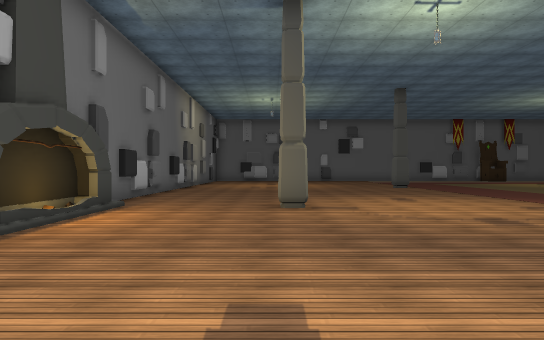
[1] (above)

24 first-person views from a walk through a Unity game level. The camera is 1.4 m above the floor, looks level and sees 70° across. The floor is counted in squares, 2 m on a side. Each view is taken from the middle of a square. On the plan, view 1 faces up. The plan holds only what a view shows up to about 11 squares ahead; the rest is blank. The player is left out. Some animated figures are left out. Some surface patterns are stand-ins.

[2]
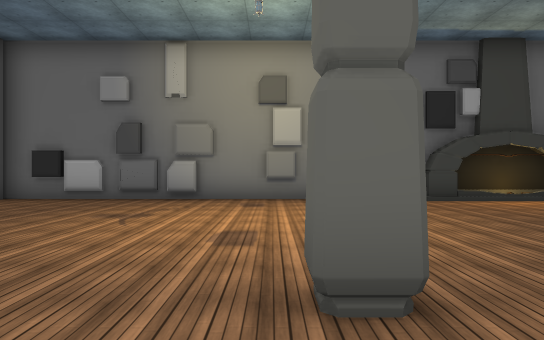

[3]
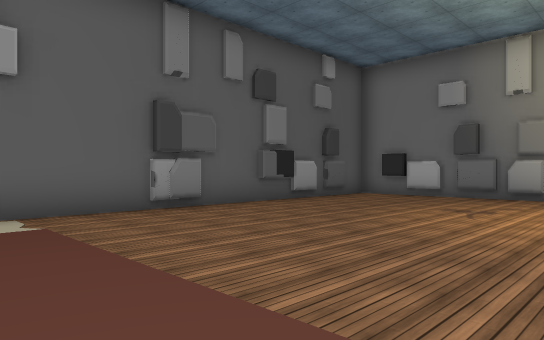

[4]
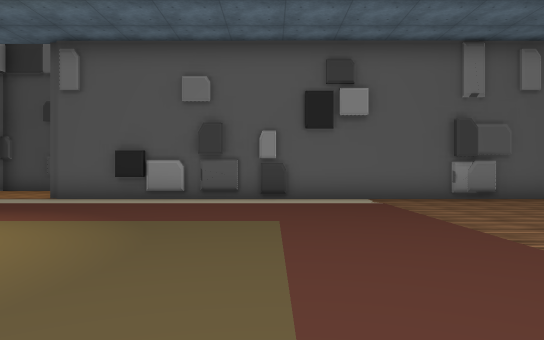

[5]
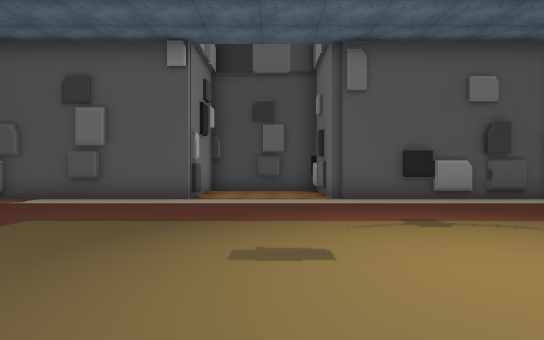

[6]
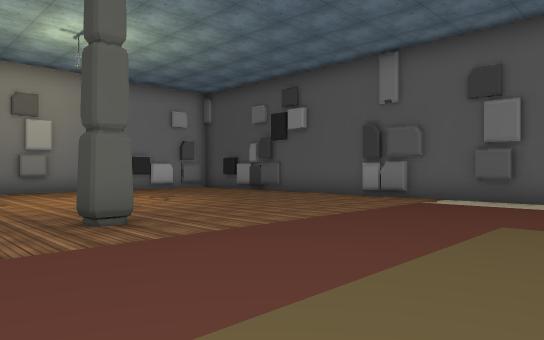

[7]
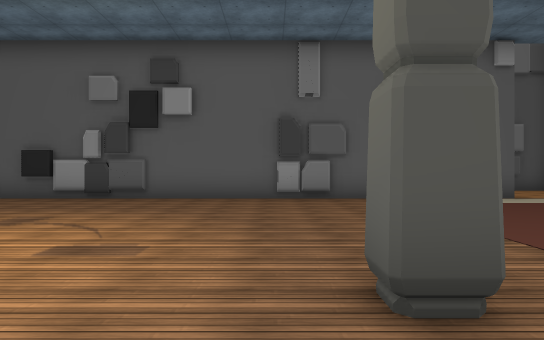

[8]
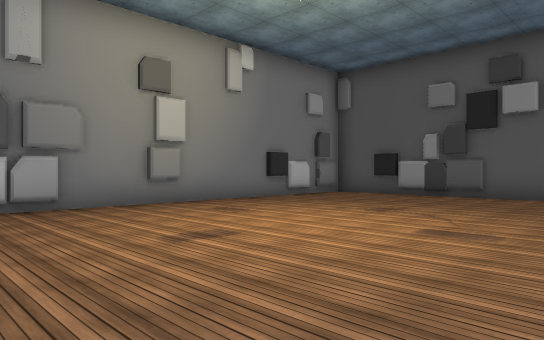

[9]
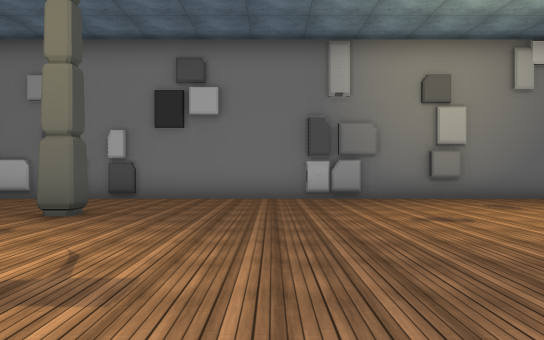

[10]
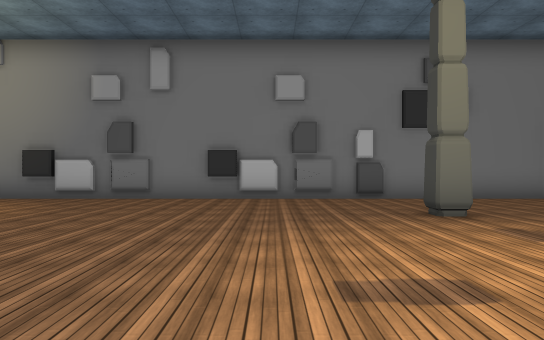

[11]
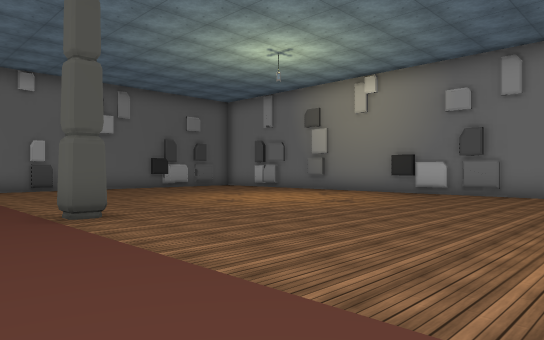

[12]
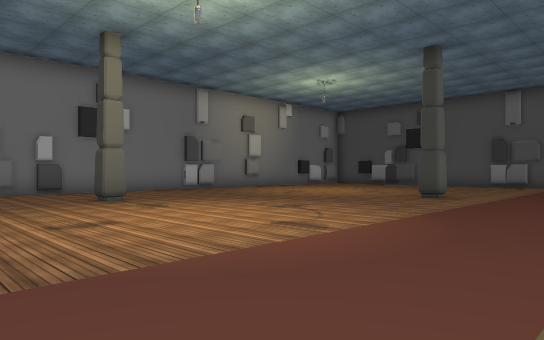

[13]
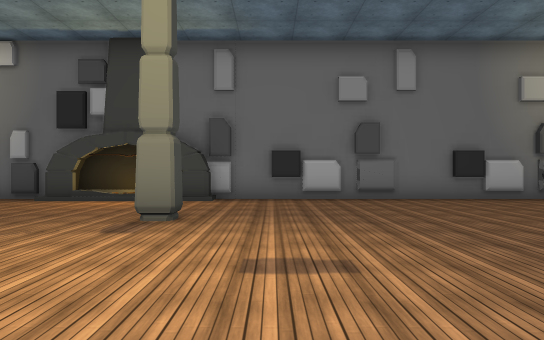

[14]
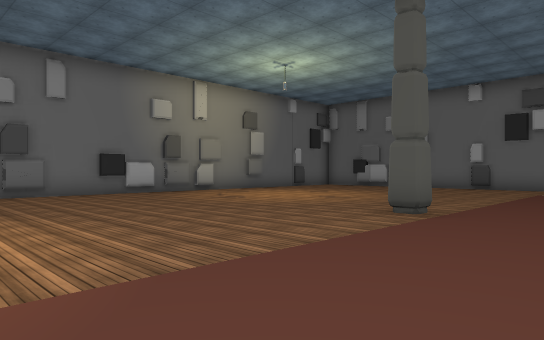

[15]
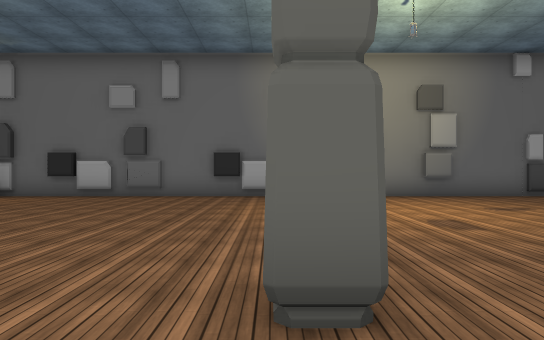

[16]
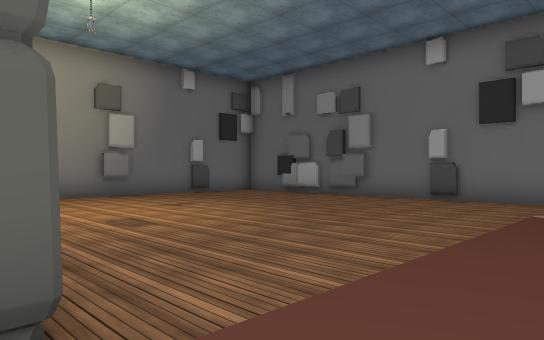

[17]
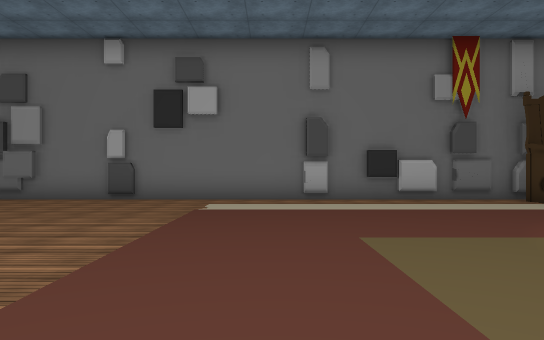

[18]
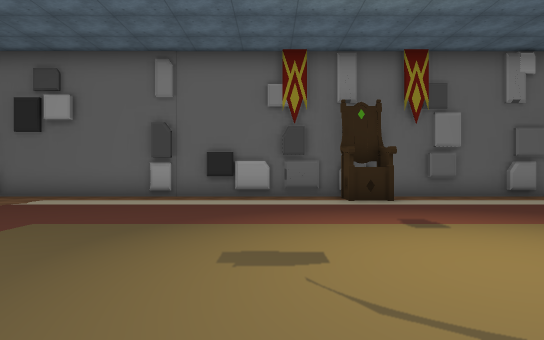

[19]
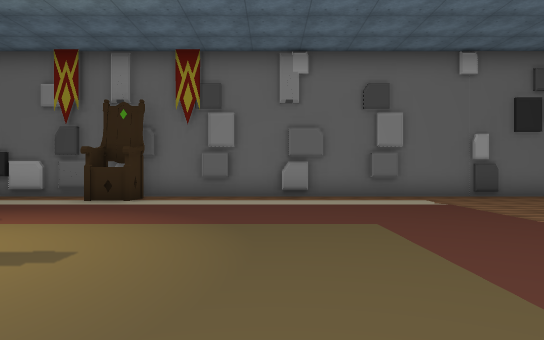

[20]
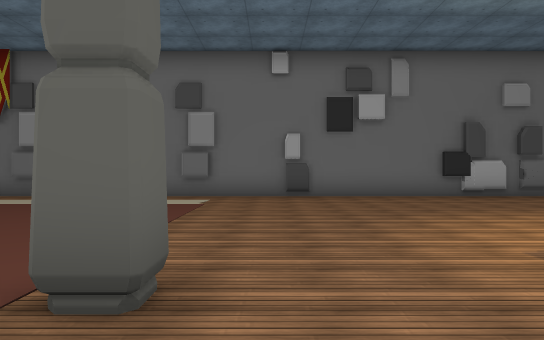

[21]
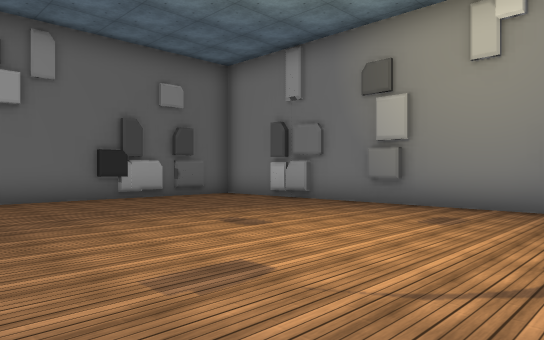

[22]
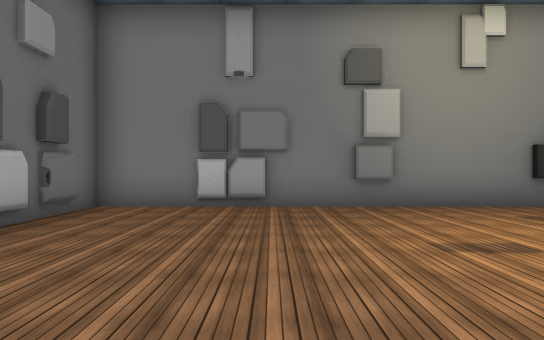

[23]
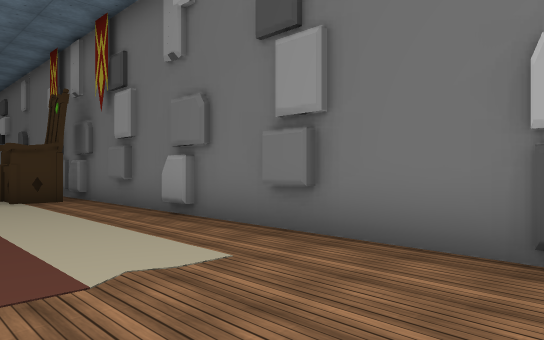

[24]
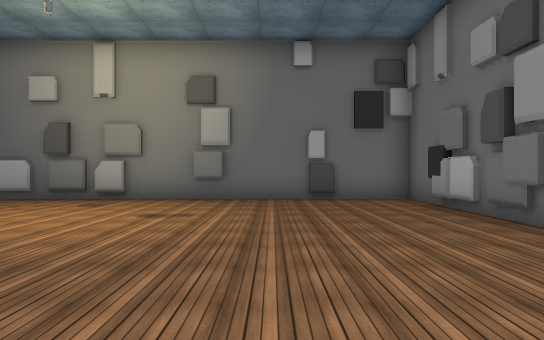

### Floor plan
Points are (right, up) in squares from view 1. A wall is a line through its corners. A room is listed if a view was taken in it or the views show most of it. See-through windows are left out.
Room 1 (views 1, 2, 3, 4, 5, 6, 7, 8, 9, 10, 11, 12, 13, 14, 15, 16, 17, 18, 19, 20, 21, 22, 23, 24)
walls: (21.4, 16.4) (21.4, 15.8) (20.8, 15.8) (20.8, 16.4); (5.3, 15.5) (5.3, 15) (4.8, 15); (21.9, 0.6) (21.9, 1.2) (22.4, 1.2) (22.4, 0.6); (4.2, 0.8) (4.2, 0.2) (3.6, 0.2); (27.4, 7.1) (26.8, 7.1) (26.8, 7.5) (27.4, 7.5); (0.1, 7.5) (0.7, 7.5) (0.7, 7.1) (0.1, 7.1); (13.5, 24.2) (12.8, 24.2); (15.9, 24.2) (15.1, 24.2); (11.1, -6.3) (11.8, -6.3); (10, 24.2) (9.2, 24.2); (18, 24.2) (17.2, 24.2); (17.4, 24.4) (-3.5, 24.4) (-3.5, 7.4); (19.2, -6.3) (20, -6.3); (30.3, 9.9) (30.3, 11.5); (30.3, 7.3) (30.3, 8); (20.4, 24.2) (19.6, 24.2); (30.5, 7.9) (30.5, 9.9); (7.6, -6.3) (8.2, -6.3); (30.5, 10.8) (30.5, 14.4); (17, -7.5) (17, -6.5) (29.8, -6.5); (21.6, -6.3) (22.2, -6.3); (-3.1, 7.5) (-3.1, 6.5); (30.3, 14.4) (30.3, 16); (-3.1, 5) (-3.1, 3.7) (-3.5, 3.7) (-3.5, -6.5) (13.5, -6.5) (13.5, -7.5); (-3.5, 6.9) (-3.5, 4.2); (30.5, 15.2) (30.5, 21.1); (30.5, 2.4) (30.5, 7.4); (30.3, 1.9) (30.3, 3.1); (30.3, -0.5) (30.3, 0.3); (30.3, 18.8) (30.3, 19.5); (2.6, -6.3) (3.2, -6.3); (1.2, 24.2) (0.6, 24.2); (26.9, -6.3) (29, -6.3); (27.2, 24.2) (26.5, 24.2); (30.3, 21.1) (30.3, 22.4); (30.5, 21.8) (30.5, 24.4) (17.9, 24.4); (30.3, -4.2) (30.3, -3.2); (30.5, -4) (30.5, 1.9); (-1.1, -6.3) (0.9, -6.3)
objects: other object (13, 23)

Where each view was taken, in squares from view 1:
view 1: 0 up, 0 right, facing up
view 2: 0 up, 6 right, facing left
view 3: 0 up, 7 right, facing down-left
view 4: 3 up, 8 right, facing down
view 5: 3 up, 15 right, facing down
view 6: 3 up, 17 right, facing down-right
view 7: 3 up, 23 right, facing down
view 8: 4 up, 23 right, facing down-right
view 9: 4 up, 21 right, facing right
view 10: 10 up, 21 right, facing right
view 11: 10 up, 19 right, facing up-right
view 12: 11 up, 18 right, facing down-right
view 13: 9 up, 6 right, facing left
view 14: 9 up, 8 right, facing up-left
view 15: 15 up, 7 right, facing left
view 16: 15 up, 7 right, facing up-left
view 17: 15 up, 7 right, facing up
view 18: 14 up, 11 right, facing up
view 19: 14 up, 17 right, facing up
view 20: 14 up, 22 right, facing up
view 21: 15 up, 23 right, facing up-right
view 22: 21 up, 23 right, facing right
view 23: 21 up, 23 right, facing up-left
view 24: 21 up, 6 right, facing left
